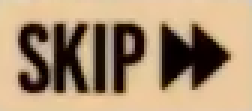
#> input picture opencv_test/skip_button.png, 84 x 37 px (shown 3 times larger)
$ python orb_test.py
#> lines starting #> are read from the running program, lines starting #| are printed output that depends on the picture
import cv2
import numpy as np

query_img = cv2.imread('skip_button.png')  # 查询图像
#> query_img is the input picture: shape (37, 84, 3); mean B, G, R 114, 143, 168.5
train_img = cv2.imread('skip_button.png')  # 训练图像
query_img_bw = cv2.cvtColor(query_img, cv2.COLOR_BGR2GRAY)  # 转换为灰度图
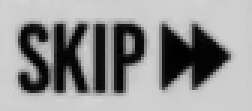
#> query_img_bw: shape (37, 84) (shown 3 times larger); min 1, max 212, mean 147.3
train_img_bw = cv2.cvtColor(train_img, cv2.COLOR_BGR2GRAY)  # 转换为灰度图
orb = cv2.ORB.create(edgeThreshold=0)  # 初始化ORB检测器
queryKeypoints, queryDescriptors = orb.detectAndCompute(query_img_bw, None)  # 在查询图像中找到关键点和描述符
#> queryKeypoints = 218 keypoints; strongest (x, y, size): (7, 12, 44.6), (14, 26, 37.2), (64, 18, 111.1), (47, 12, 53.6)
trainKeypoints, trainDescriptors = orb.detectAndCompute(train_img_bw, None)  # 在训练图像中找到关键点和描述符
#> trainKeypoints has the same summary as queryKeypoints
print("queryDescriptors shape:", queryDescriptors.shape)  # 打印查询图像的描述符的形状
#| queryDescriptors shape: (218, 32)
print("trainDescriptors shape:", trainDescriptors.shape)  # 打印训练图像的描述符的形状
#| trainDescriptors shape: (218, 32)
queryDescriptors = queryDescriptors.astype(np.float32)  # 转换查询图像的描述符的数据类型为浮点数
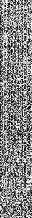
#> queryDescriptors: shape (218, 32) float32; min 0, max 255, mean 133.1
trainDescriptors = trainDescriptors.astype(np.float32)  # 转换训练图像的描述符的数据类型为浮点数
matcher = cv2.BFMatcher()  # 创建暴力匹配器
matches = matcher.match(queryDescriptors, trainDescriptors)  # 匹配两组描述符
#> matches = 218 matches
final_img = cv2.drawMatches(query_img, queryKeypoints, train_img, trainKeypoints, matches[:20], None)  # 绘制前20个最佳匹配
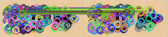
#> final_img: shape (37, 168, 3); mean B, G, R 135, 155.3, 162.6
final_img = cv2.resize(final_img, (1000, 650))  # 调整图像大小
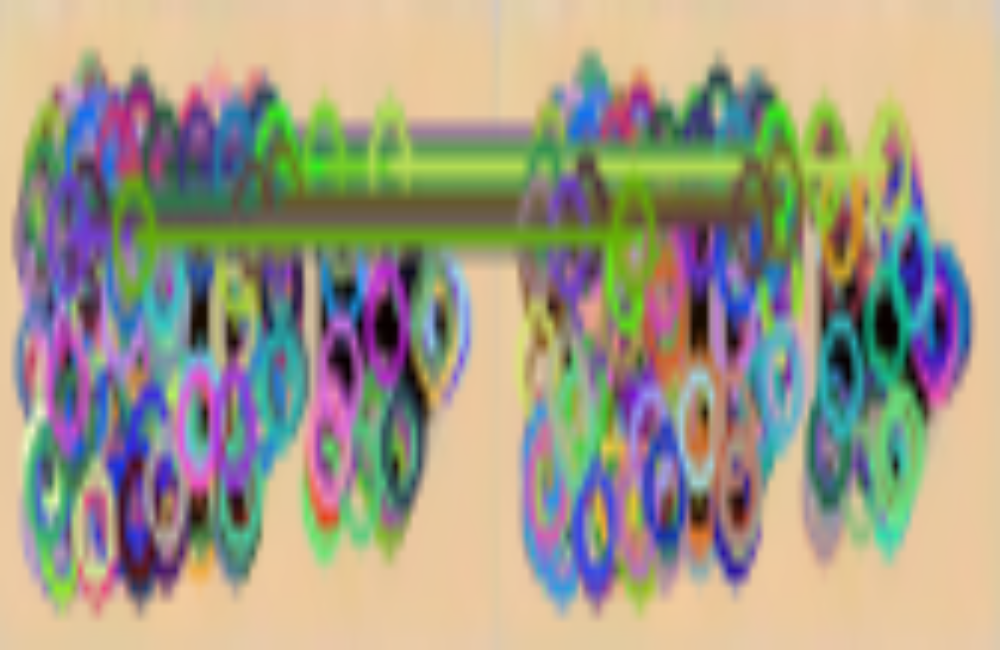
#> final_img: shape (650, 1000, 3); mean B, G, R 134.9, 155.2, 162.5
cv2.imshow("Matches", final_img)  # 显示匹配结果
cv2.waitKey(3000)  # 等待3秒
